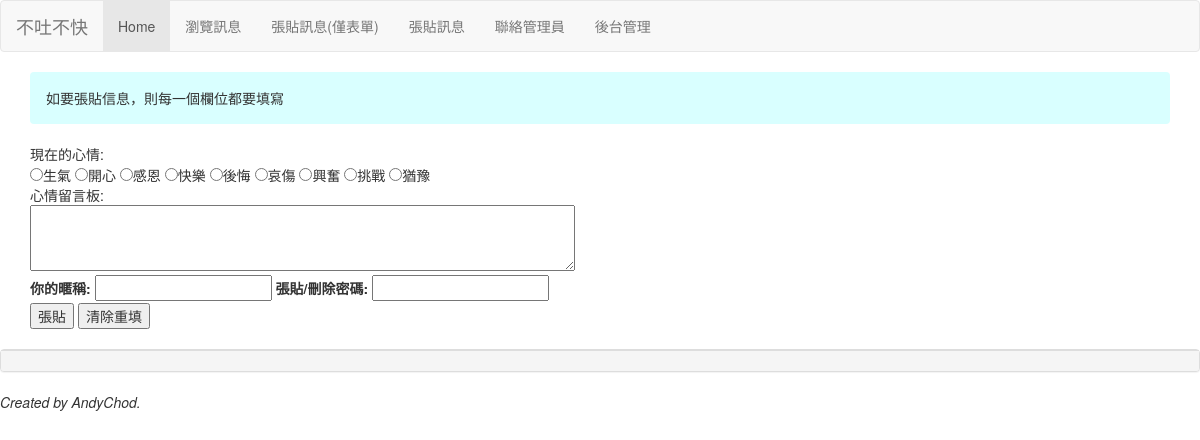
Screenshot of /blog/post/ with the database file from the repository.
### mainsite/models.py (models this page shows, shortened)
class Mood(models.Model):
    status = models.CharField(max_length=10, null=False)

### mainsite/views.py (the view)
# urls.py: path('post/', views.blog_posting),
def blog_posting(request):
    moods = models.Mood.objects.all()
    try:
        user_id = request.POST['user_id']
        user_pass = request.POST['user_pass']
        user_post = request.POST['user_post']
        user_mood = request.POST['mood']
    except:
        user_id = None
        message = '如要張貼信息，則每一個欄位都要填寫'
    if user_id != None:
        mood = models.Mood.objects.get(status=user_mood)
        post = models.MoodPost.objects.create(mood=mood, nickname=user_id, del_pass=user_pass, message=user_post)
        post.save()
        message = '成功儲存，請記得你的編輯密碼[{}]! 訊息需經審查後才會顯示。'.format(user_pass)
    return render(request, 'blog/posting.html', locals())

### templates/blog/posting.html (shortened to what this page needs)
{% extends "blog/base.html" %}
{% block tvname %}不吐不快{% endblock %}
{% block content %}
<div class="container">
    {% if message %}
    <div class="row">
        <div class="col-md-12">
            <div class="alert alert-waring" style="background-color:#D9FFFF;">{{ message }}</div>
        </div>
    </div>
    {% endif %}
    <form name="my form" action="" method="POST">
        現在的心情:<br>
        {% for m in moods %}
        <input type="radio" name="mood" value="{{ m.status }}">{{ m.status }}
        {% endfor %}
        <br>
        心情留言板:<br>
        <textarea name="user_post" rows=3 cols=70></textarea><br>
        <label for="'user_id">你的暱稱:</label>
        <input id="user_id" type="text" name="user_id">
        <label for="user_pass">張貼/刪除密碼:</label>
        <input id="user_pass" type="password" name="user_pass"><br>
        <input type="submit" value="張貼">
        <input type="reset" value="清除重填">
    </form>
</div>
<br>
{% endblock %}

### rows the page displays
Mood: status "生氣"
Mood: status "開心"
Mood: status "感恩"
Mood: status "快樂"
Mood: status "後悔"
Mood: status "哀傷"
Mood: status "興奮"
Mood: status "挑戰"
Mood: status "猶豫"

### other values shown
{{ message }} "如要張貼信息，則每一個欄位都要填寫"
